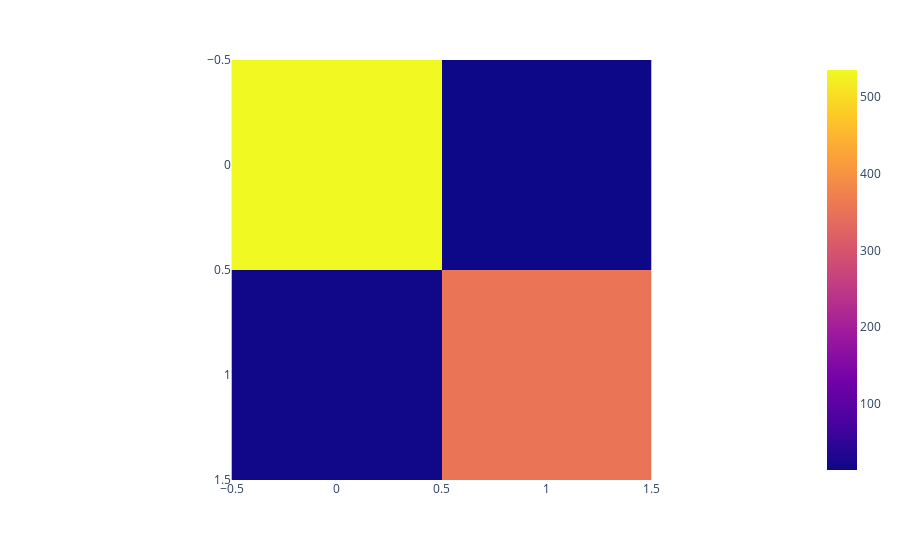

Write notebook code for a chart like this one.
### Code cell
fig = px.imshow(confusion_matrix(y_test,preds),)

fig.show()

### Figure 1 — Plotly figure (JSON) as saved in the notebook; plotly's stock layout.template omitted (floating-point values rounded to 4 significant figures)
{"data": [{"coloraxis": "coloraxis", "hovertemplate": "x: %{x}<br>y: %{y}<br>color: %{z}<extra></extra>", "name": "0", "type": "heatmap", "xaxis": "x", "yaxis": "y", "z": [[535, 14], [18, 354]]}], "layout": {"coloraxis": {"colorscale": [[0, "#0d0887"], [0.1111, "#46039f"], [0.2222, "#7201a8"], [0.3333, "#9c179e"], [0.4444, "#bd3786"], [0.5556, "#d8576b"], [0.6667, "#ed7953"], [0.7778, "#fb9f3a"], [0.8889, "#fdca26"], [1, "#f0f921"]]}, "margin": {"t": 60}, "xaxis": {"anchor": "y", "constrain": "domain", "domain": [0, 1], "scaleanchor": "y"}, "yaxis": {"anchor": "x", "autorange": "reversed", "constrain": "domain", "domain": [0, 1]}}}
